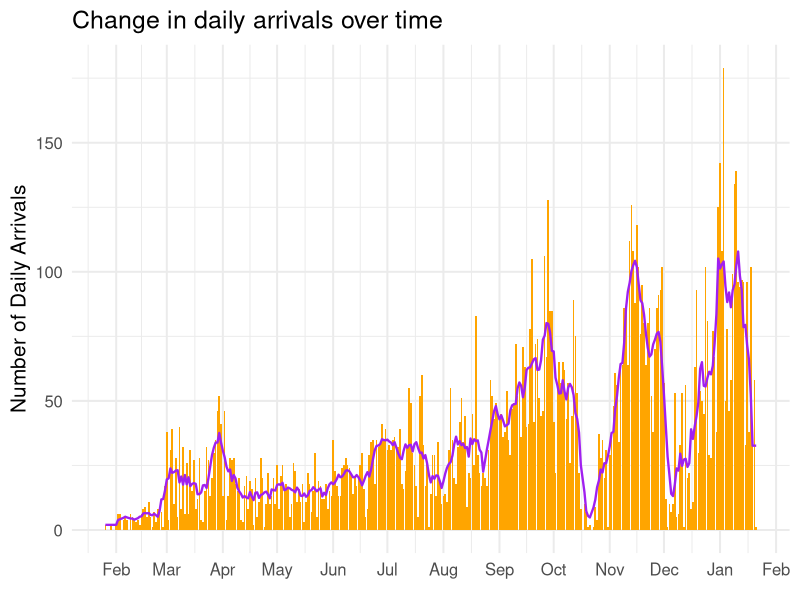
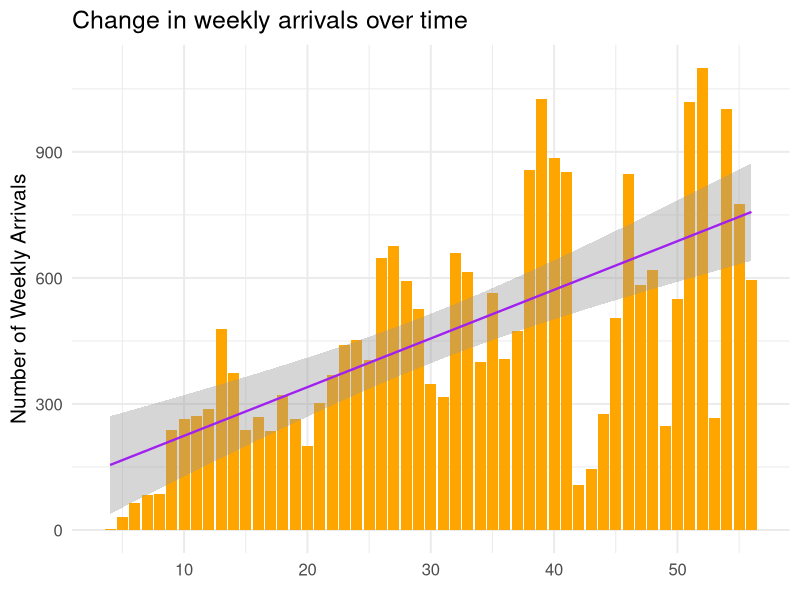
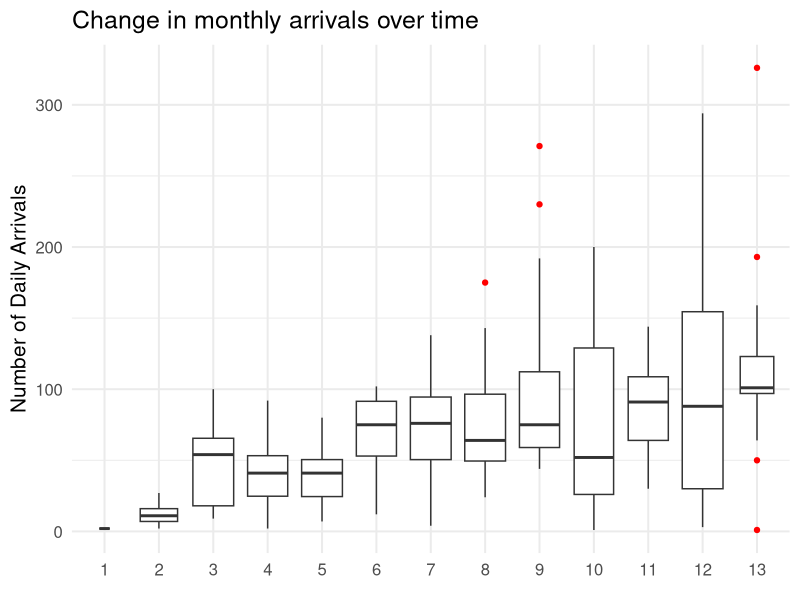
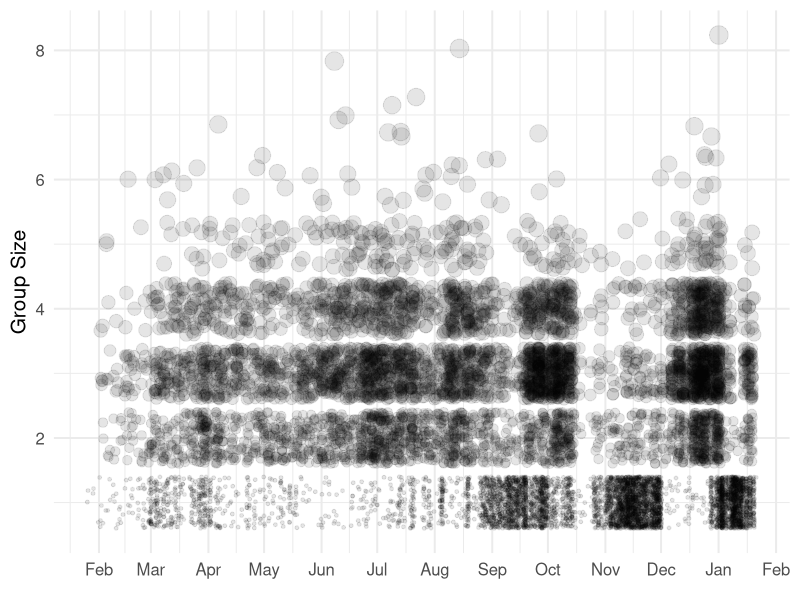
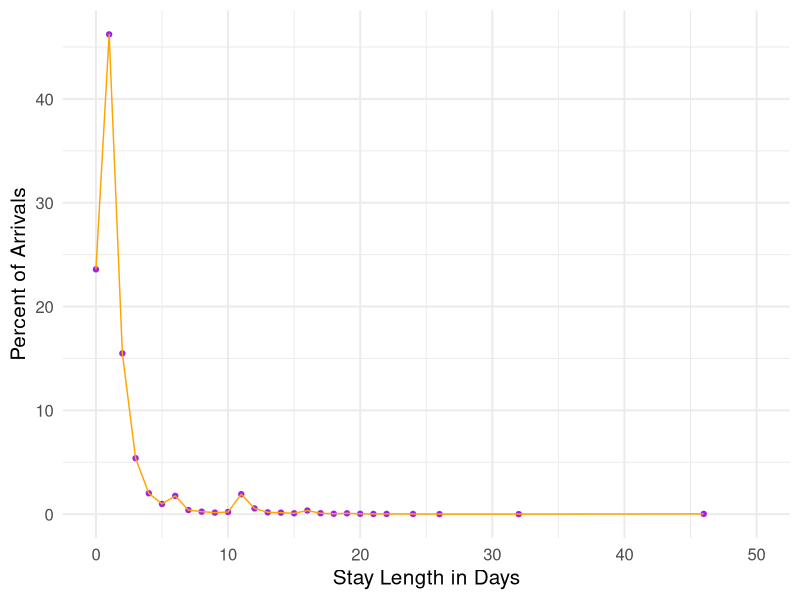
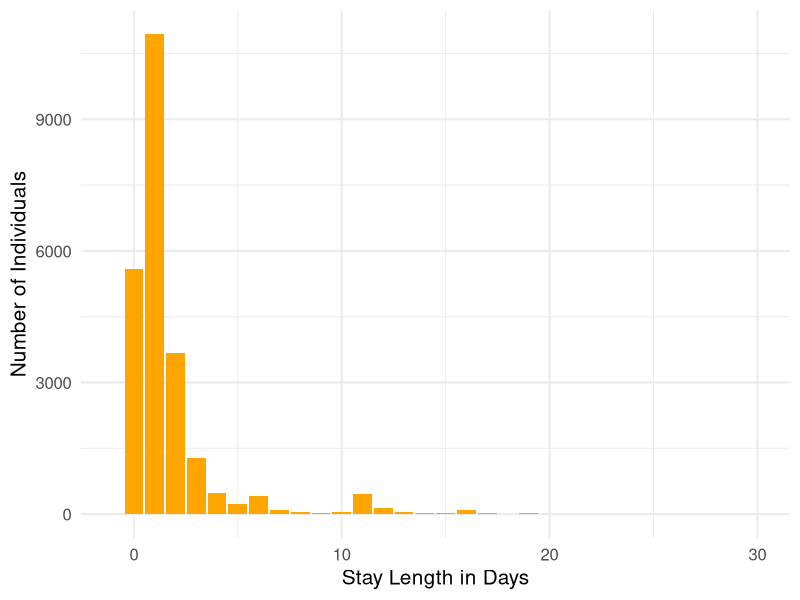
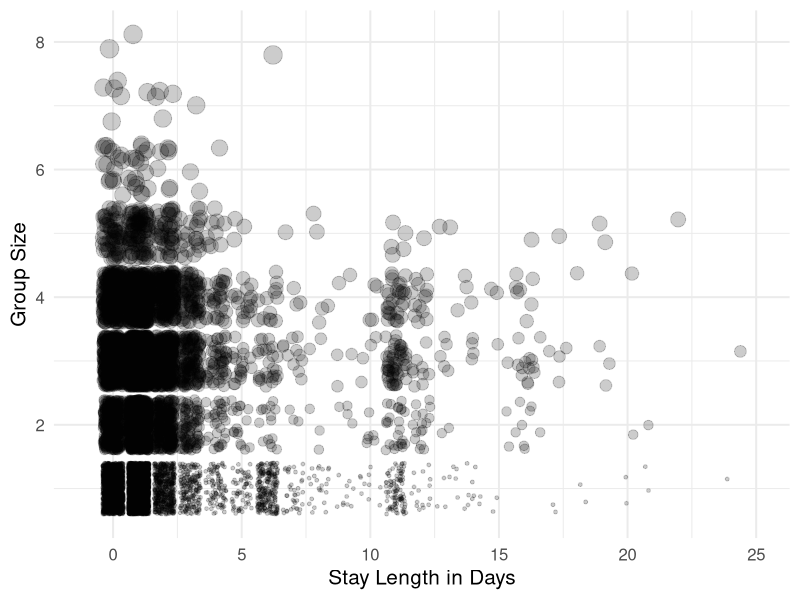
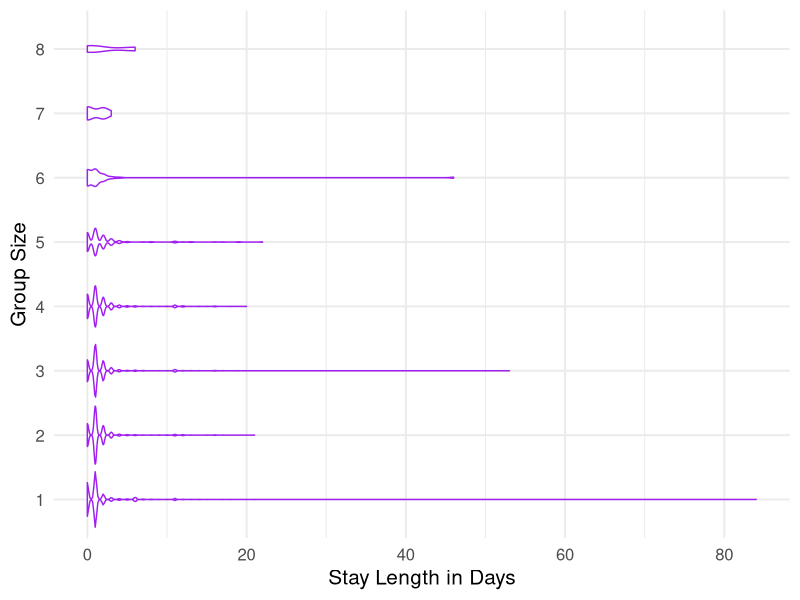

Source code (R) for these figures, in order:
## ---- chunk 1
library(knitr)
library(tidyverse)
opts_chunk$set(echo = TRUE, message = FALSE, warning = FALSE)
## ---- chunk 2

arrivals_7_day <- read_csv("data/arrival_date_counts_1.20.csv")

individuals <- read_csv("data/individual_all_clean_1_20_22.csv")

stay_len_perc <- read_csv("data/stay_length_percent_1_20_22.csv")

groups <- read_csv("data/group_all_clean_1_20_22.csv")

## ---- chunk 3
# set plot theme
theme_set(theme_minimal(15))

# plot daily total arrivals (bars) and individual seven-day rolling mean (line)
arrivals_7_day %>%
ggplot(aes(x = arrival_date, y = n)) +
  geom_col(fill = 'orange') +
  geom_line(aes(y = seven_avg), 
            color = 'purple', size = .8) +
  labs(title = "Change in daily arrivals over time",
       x = element_blank(), 
       y = "Number of Daily Arrivals") +
  scale_x_date(date_breaks="1 month", 
               date_labels="%b") # get rid of FEB on right 

# weekly arrivals barplot with linear regression
individuals %>%
  count(week_number) %>%
  ggplot(aes(x = week_number, y = n)) +
  geom_bar(stat = "identity", 
           fill = 'orange') +
  geom_smooth(method = "lm", formula = y ~ x, 
              color = 'purple', size=.8) +
  labs(title = "Change in weekly arrivals over time", 
       x = element_blank(),
       y = "Number of Weekly Arrivals") 

# Monthly arrivals boxplot
individuals %>%
  count(arrival_date, arrival_month, arrival_year) %>% #average weekly arrivals by month boxplots
  mutate(arrival_month = factor(arrival_month)) %>%
  ggplot(aes(x = arrival_month, y = n)) +
  geom_boxplot(varwidth = TRUE, 
               outlier.color = "red") +
  labs(title = "Change in monthly arrivals over time", 
       x = element_blank(), 
       y = "Number of Daily Arrivals") 
## ---- chunk 4
# plot group size trends over time
groups %>% 
  ggplot(aes(x = arrival_date, 
             y = number_in_party)) +
  geom_jitter(aes(size = number_in_party), 
              alpha = .1, show.legend = FALSE, na.rm = TRUE) +
  scale_x_date(date_breaks="1 month", 
               date_labels="%b") +
  labs(x = element_blank(), y = "Group Size") 

## ---- chunk 5
# plot stay length percentages
stay_len_perc %>%
  ggplot(aes(x = stay_length, 
             y = percent)) +
  geom_point(color = "purple", na.rm = TRUE) +
  geom_line(color = "orange", na.rm = TRUE) +
  xlim(0, 50) +
  labs(x = "Stay Length in Days", 
       y = "Percent of Arrivals")

# plot stay length counts
individuals %>%
  filter(stay_length >= 0) %>% #filter out mistakes in recording year (negative values)
  ggplot(aes(x = stay_length)) +
  geom_bar(fill = "orange", na.rm = TRUE) +
  xlim(-1, 30) +
  labs(x = "Stay Length in Days", 
       y = "Number of Individuals")
## ---- chunk 6
# Look at distribution of group sizes for stays from 0-30 days
groups %>% 
  filter(stay_length >= 0) %>% 
  ggplot(aes(x = stay_length, 
             y = number_in_party)) +
  geom_jitter(aes(size = number_in_party), 
              alpha = .2, show.legend = FALSE, na.rm = TRUE) +
  xlim(-1, 25) +   # align x-axis
  labs(y = "Group Size", 
       x = "Stay Length in Days") 

# violin plots of stay lengths for various group sizes
groups %>%
  filter(stay_length >= 0) %>%
  ggplot(aes(x = stay_length, 
             y = factor(number_in_party)),
         stat = "ydensity") +
  geom_violin(color = "purple") +
  labs(x = "Stay Length in Days", 
       y = "Group Size")

# box plots of stay lengths for various group sizes
individuals %>%
  filter(stay_length >= 0) %>% 
  mutate(group_size = factor(number_in_party)) %>%
  ggplot(aes(x = stay_length, 
             y = number_in_party)) +
  geom_boxplot(aes(group = number_in_party), 
               varwidth = TRUE, outlier.color = "red",)  + # zoom in on plot because there are a few distant outliers
  labs(x = "Stay Length in Days",
       y = "Group Size") 
